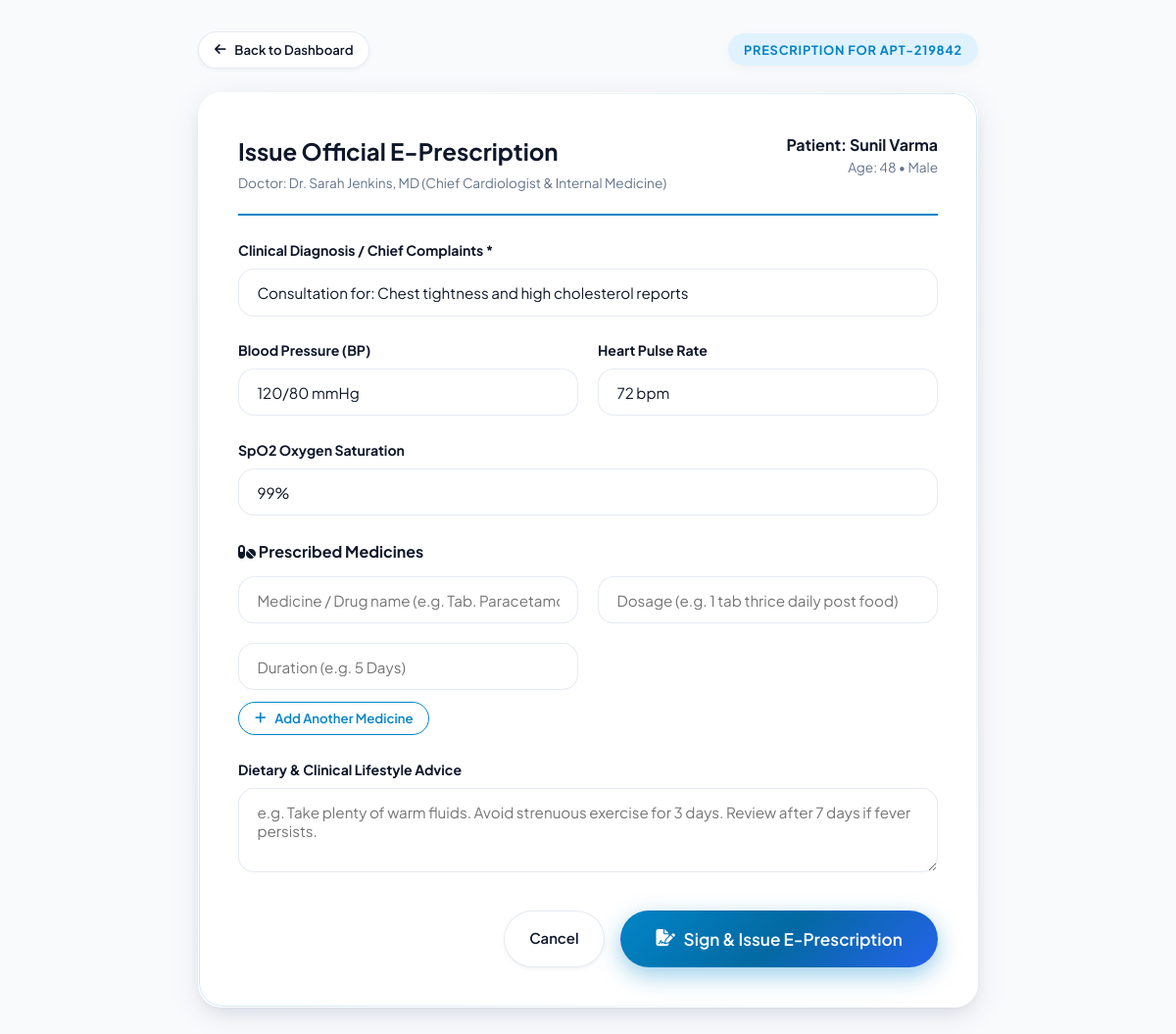
/doctor/appointment/APT-219842/prescribe/ (signed in), run on the app's committed database.
### clinic_app/models.py (models this page shows, shortened)
class Appointment(models.Model):
    STATUS_CHOICES = (
        ('Pending', 'Pending'),
        ('Confirmed', 'Confirmed'),
        ('Completed', 'Completed'),
        ('Cancelled', 'Cancelled')
    )
    MODE_CHOICES = (
        ('online', 'Online Slot'),
        ('offline', 'Offline Clinic Walk-In')
    )
    appointment_id = models.CharField(max_length=50, unique=True) # e.g. APT-892182
    doctor = models.ForeignKey(Doctor, on_delete=models.CASCADE, related_name='appointments')
    patient = models.ForeignKey(Patient, on_delete=models.CASCADE, related_name='appointments', null=True, blank=True)
    patient_name = models.CharField(max_length=150)
    patient_email = models.EmailField()
    patient_phone = models.CharField(max_length=25)
    patient_age = models.IntegerField(default=30)
    patient_gender = models.CharField(max_length=20, default='Male')
    appointment_date = models.DateField()
    slot_time = models.CharField(max_length=30) # e.g. "10:00 AM"
    booking_mode = models.CharField(max_length=20, choices=MODE_CHOICES, default='online')
    status = models.CharField(max_length=30, choices=STATUS_CHOICES, default='Confirmed')
    symptoms = models.TextField(blank=True, default='')
    consultation_fee = models.DecimalField(max_digits=10, decimal_places=2, default=500.00)
    created_at = models.DateTimeField(auto_now_add=True)
    class Meta:
        ordering = ['-appointment_date', '-created_at']

class Doctor(models.Model):
    doctor_id = models.CharField(max_length=50, unique=True) # e.g. DOC101
    password = models.CharField(max_length=128) # For doctor portal login
    name = models.CharField(max_length=150)
    specialty = models.CharField(max_length=150)
    fee = models.DecimalField(max_digits=10, decimal_places=2, default=500.00)
    experience = models.CharField(max_length=50, default='10+ Yrs')
    rating = models.DecimalField(max_digits=3, decimal_places=1, default=4.9)
    reviews_count = models.IntegerField(default=100)
    image_url = models.TextField(blank=True, default='')
    available_days = models.CharField(max_length=200, default='Mon, Tue, Wed, Thu, Fri')
    slots_json = models.TextField(default='["09:00 AM", "10:00 AM", "11:30 AM", "02:00 PM", "04:00 PM", "05:30 PM"]')
    created_at = models.DateTimeField(auto_now_add=True)

### clinic_app/views.py (the view, shortened to what this page needs)
# urls.py: path('doctor/appointment/<str:appointment_id>/prescribe/', views.create_doctor_eprescription, name='create_doctor_eprescription'),
@csrf_exempt
def create_doctor_eprescription(request, appointment_id):
    doc_id = request.session.get('doctor_id')
    if not doc_id:
        return redirect('doctor_login')
    appt = get_object_or_404(Appointment, appointment_id=appointment_id)
    return render(request, 'admin_panel/create_prescription.html', {'appointment': appt})

### templates/admin_panel/create_prescription.html (shortened to what this page needs)
<!DOCTYPE html>
<html lang="en">
<head>
    <link rel="stylesheet" href="https://cdnjs.cloudflare.com/ajax/libs/font-awesome/6.5.1/css/all.min.css">
    <link rel="stylesheet" href="/static/css/style.css">
    <link rel="stylesheet" href="/css/style.css">
</head>
<body style="background: #f8fafc; padding: 2rem 0;">
    <div class="container" style="max-width: 860px;">
        <div style="margin-bottom: 1.5rem; display: flex; justify-content: space-between; align-items: center;">
            <a href="/doctor/dashboard/" class="btn btn-secondary btn-sm">
                <i class="fas fa-arrow-left"></i> Back to Dashboard
            </a>
            <span class="badge-tag badge-primary" style="margin: 0;">Prescription for {{ appointment.appointment_id }}</span>
        </div>
        <div class="glass-card" style="padding: 2.5rem; background: #fff;">
            <div style="border-bottom: 2px solid #0284c7; padding-bottom: 1.25rem; margin-bottom: 1.5rem; display: flex; justify-content: space-between;">
                <div>
                    <h2 style="color: #0f172a; margin: 0;">Issue Official E-Prescription</h2>
                    <p style="color: #64748b; font-size: 0.85rem; margin-top: 0.2rem;">Doctor: {{ appointment.doctor.name }} ({{ appointment.doctor.specialty }})</p>
                </div>
                <div style="text-align: right;">
                    <strong>Patient: {{ appointment.patient_name }}</strong>
                    <p style="font-size: 0.85rem; color: #64748b; margin: 0;">Age: {{ appointment.patient_age }} • {{ appointment.patient_gender }}</p>
                </div>
            </div>
            <form method="POST">
                <div class="form-group">
                    <label class="form-label">Clinical Diagnosis / Chief Complaints *</label>
                    <input type="text" name="diagnosis" class="form-control" value="Consultation for: {{ appointment.symptoms|default:'General Assessment' }}" required>
                </div>
                <div class="form-row">
                    <div class="form-group">
                        <label class="form-label">Blood Pressure (BP)</label>
                        <input type="text" name="bp" class="form-control" value="120/80 mmHg">
                    </div>
                    <div class="form-group">
                        <label class="form-label">Heart Pulse Rate</label>
                        <input type="text" name="pulse" class="form-control" value="72 bpm">
                    </div>
                </div>
                <div class="form-group">
                    <label class="form-label">SpO2 Oxygen Saturation</label>
                    <input type="text" name="spo2" class="form-control" value="99%">
                </div>
                <h4 style="margin: 1.5rem 0 0.75rem 0;"><i class="fas fa-pills text-primary"></i> Prescribed Medicines</h4>
                <div id="medicine-rows-container">
                    <div class="form-row med-row" style="margin-bottom: 0.75rem;">
                        <input type="text" name="med_name[]" class="form-control" placeholder="Medicine / Drug name (e.g. Tab. Paracetamol 650mg)" required style="flex: 2;">
                        <input type="text" name="med_dosage[]" class="form-control" placeholder="Dosage (e.g. 1 tab thrice daily post food)" required style="flex: 2;">
                        <input type="text" name="med_duration[]" class="form-control" placeholder="Duration (e.g. 5 Days)" required style="flex: 1;">
                    </div>
                </div>
                <button type="button" class="btn btn-outline btn-sm" onclick="addMedRow()" style="margin-bottom: 1.5rem;">
                    <i class="fas fa-plus"></i> Add Another Medicine
                </button>
                <div class="form-group">
                    <label class="form-label">Dietary & Clinical Lifestyle Advice</label>
                    <textarea name="advice" class="form-control" rows="3" placeholder="e.g. Take plenty of warm fluids. Avoid strenuous exercise for 3 days. Review after 7 days if fever persists."></textarea>
                </div>
                <div style="display: flex; justify-content: flex-end; gap: 1rem; margin-top: 2rem;">
                    <a href="/doctor/dashboard/" class="btn btn-secondary">Cancel</a>
                    <button type="submit" class="btn btn-primary btn-lg">
                        <i class="fas fa-file-signature"></i> Sign & Issue E-Prescription
                    </button>
                </div>
            </form>
        </div>
    </div>
</body>
</html>

### css/style.css (style rules this page uses)
:root { --primary: #0284c7; --primary-gradient: linear-gradient(135deg, #0284c7 0%, #0369a1 50%, #2563eb 100%); --primary-light: #e0f2fe; --primary-glow: rgba(2, 132, 199, 0.4); --primary-glow-lg: 0 15px 35px -5px rgba(2, 132, 199, 0.45); --secondary: #0d9488; --secondary-gradient: linear-gradient(135deg, #0d9488 0%, #0f766e 100%); --secondary-light: #ccfbf1; --secondary-glow: rgba(13, 148, 136, 0.35); --accent: #6366f1; --accent-gradient: linear-gradient(135deg, #6366f1 0%, #8b5cf6 50%, #d946ef 100%); --accent-glow: rgba(99, 102, 241, 0.35); --success: #10b981; --success-light: #d1fae5; --warning: #f59e0b; --warning-light: #fef3c7; --danger: #ef4444; --danger-light: #fee2e2; --bg-main: #f8fafc; --bg-surface: #ffffff; --bg-card: rgba(255, 255, 255, 0.85); --border-color: rgba(226, 232, 240, 0.85); --border-glow: rgba(2, 132, 199, 0.25); --text-primary: #0f172a; --text-secondary: #475569; --text-muted: #94a3b8; --text-inverted: #ffffff; --shadow-sm: 0 2px 4px rgba(15, 23, 42, 0.04), 0 1px 2px rgba(15, 23, 42, 0.02); --shadow-md: 0 8px 20px -3px rgba(15, 23, 42, 0.07), 0 3px 8px -2px rgba(15, 23, 42, 0.04); --shadow-lg: 0 16px 36px -4px rgba(15, 23, 42, 0.1), 0 6px 14px -3px rgba(15, 23, 42, 0.05); --shadow-xl: 0 28px 65px -12px rgba(15, 23, 42, 0.16); --shadow-glass: 0 8px 32px 0 rgba(31, 38, 135, 0.08); --radius-sm: 10px; --radius-md: 16px; --radius-lg: 24px; --radius-xl: 32px; --radius-full: 9999px; --transition-fast: 0.25s cubic-bezier(0.16, 1, 0.3, 1); --transition-smooth: 0.4s cubic-bezier(0.16, 1, 0.3, 1); --transition-bounce: 0.55s cubic-bezier(0.34, 1.56, 0.64, 1); }
* { margin: 0; padding: 0; box-sizing: border-box; font-family: 'Plus Jakarta Sans', -apple-system, BlinkMacSystemFont, 'Segoe UI', Roboto, sans-serif; -webkit-font-smoothing: antialiased; }
html { scroll-behavior: smooth; }
body { background-color: var(--bg-main); color: var(--text-primary); line-height: 1.6; overflow-x: hidden; position: relative; min-height: 100vh; }
.container { max-width: 1280px; margin: 0 auto; padding: 0 1.75rem; }
.btn { position: relative; overflow: hidden; display: inline-flex; align-items: center; justify-content: center; gap: 0.55rem; padding: 0.8rem 1.6rem; border-radius: var(--radius-full); font-weight: 600; font-size: 0.93rem; cursor: pointer; border: 1px solid transparent; transition: all var(--transition-fast); text-decoration: none; z-index: 1; }
.btn-primary { background: var(--primary-gradient); color: #fff; box-shadow: 0 8px 24px var(--primary-glow); }
.btn-secondary { background: var(--bg-surface); color: var(--text-primary); border: 1px solid var(--border-color); box-shadow: var(--shadow-sm); }
.btn-outline { background: transparent; color: var(--primary); border: 1.8px solid var(--primary); }
.btn-sm { padding: 0.45rem 1rem; font-size: 0.825rem; }
.btn-lg { padding: 1.05rem 2.2rem; font-size: 1.075rem; }
.glass-card { background: var(--bg-card); backdrop-filter: blur(18px); -webkit-backdrop-filter: blur(18px); border: 1px solid rgba(255, 255, 255, 0.9); border-radius: var(--radius-lg); box-shadow: var(--shadow-md), var(--shadow-glass); transition: all var(--transition-smooth); position: relative; }
.glass-card::before { content: ''; position: absolute; inset: 0; border-radius: inherit; padding: 1px; background: linear-gradient(135deg, rgba(255, 255, 255, 0.8), rgba(2, 132, 199, 0.2), rgba(255, 255, 255, 0.4)); -webkit-mask: linear-gradient(#fff 0 0) content-box, linear-gradient(#fff 0 0); -webkit-mask-composite: xor; mask-composite: exclude; pointer-events: none; }
.badge-tag { display: inline-flex; align-items: center; gap: 0.45rem; padding: 0.4rem 1rem; border-radius: var(--radius-full); font-size: 0.8rem; font-weight: 700; text-transform: uppercase; letter-spacing: 0.06em; margin-bottom: 0.95rem; box-shadow: 0 4px 12px rgba(0, 0, 0, 0.03); }
.badge-primary { background: var(--primary-light); color: var(--primary); }
.form-group { margin-bottom: 1.45rem; }
.form-label { display: block; font-size: 0.88rem; font-weight: 700; margin-bottom: 0.5rem; color: var(--text-primary); }
.form-control { width: 100%; padding: 0.85rem 1.15rem; border-radius: var(--radius-md); border: 1.5px solid var(--border-color); background: #fff; font-size: 0.95rem; color: var(--text-primary); transition: all var(--transition-fast); outline: none; }
.form-row { display: grid; grid-template-columns: 1fr 1fr; gap: 1.25rem; }
@media (min-width: 1200px) { .container { max-width: 1320px; padding: 0 2rem; } }

### data on the page
Appointment: appointment_id "APT-219842", doctor.name "Dr. Sarah Jenkins, MD", doctor.specialty "Chief Cardiologist & Internal Medicine", patient_name "Sunil Varma", patient_age "48", patient_gender "Male", diagnosis "Consultation for: Chest tightness and high cholesterol reports"
